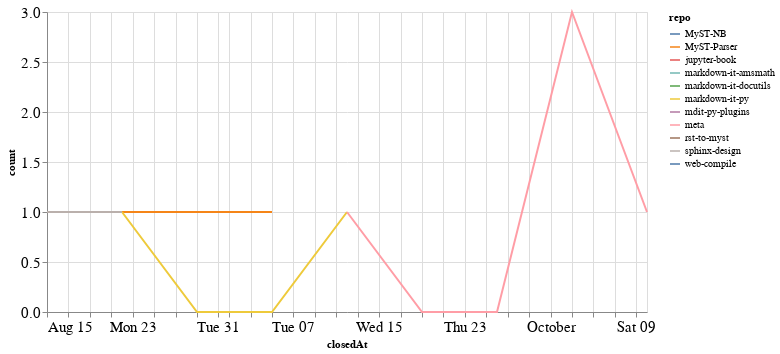

Notebook code cell kept with this figure:
### Code cell
closed_by_time = closed_by.groupby('repo').resample('W', on='closedAt').count()['author'].reset_index()
closed_by_time = closed_by_time.rename(columns={'author': 'count'})

alt.Chart(closed_by_time, width=600).mark_line().encode(
    x='closedAt',
    y='count',
    color='repo',
    tooltip="repo"
)

### Figure 1 — Vega-Lite specification as saved in the notebook (floating-point values rounded to 4 significant figures)
{"config": {"axisLeft": {"labelFontSize": 15}, "axisBottom": {"labelFontSize": 15}}, "data": {"name": "data-d010497b6698abbfe7eaf832c53e04a6"}, "mark": "line", "encoding": {"color": {"type": "nominal", "field": "repo"}, "tooltip": {"type": "nominal", "field": "repo"}, "x": {"type": "temporal", "field": "closedAt"}, "y": {"type": "quantitative", "field": "count"}}, "width": 600, "$schema": "https://vega.github.io/schema/vega-lite/v4.8.1.json", "datasets": {"data-d010497b6698abbfe7eaf832c53e04a6": [{"repo": "MyST-NB", "closedAt": "2021-10-03T00:00:00", "count": 2}, {"repo": "MyST-Parser", "closedAt": "2021-08-22T00:00:00", "count": 1}, {"repo": "MyST-Parser", "closedAt": "2021-08-29T00:00:00", "count": 1}, {"repo": "MyST-Parser", "closedAt": "2021-09-05T00:00:00", "count": 1}, {"repo": "jupyter-book", "closedAt": "2021-10-10T00:00:00", "count": 1}, {"repo": "markdown-it-amsmath", "closedAt": "2021-09-12T00:00:00", "count": 2}, {"repo": "markdown-it-docutils", "closedAt": "2021-09-12T00:00:00", "count": 1}, {"repo": "markdown-it-py", "closedAt": "2021-08-22T00:00:00", "count": 1}, {"repo": "markdown-it-py", "closedAt": "2021-08-29T00:00:00", "count": 0}, {"repo": "markdown-it-py", "closedAt": "2021-09-05T00:00:00", "count": 0}, {"repo": "markdown-it-py", "closedAt": "2021-09-12T00:00:00", "count": 1}, {"repo": "mdit-py-plugins", "closedAt": "2021-09-12T00:00:00", "count": 1}, {"repo": "meta", "closedAt": "2021-09-12T00:00:00", "count": 1}, {"repo": "meta", "closedAt": "2021-09-19T00:00:00", "count": 0}, {"repo": "meta", "closedAt": "2021-09-26T00:00:00", "count": 0}, {"repo": "meta", "closedAt": "2021-10-03T00:00:00", "count": 3}, {"repo": "meta", "closedAt": "2021-10-10T00:00:00", "count": 1}, {"repo": "rst-to-myst", "closedAt": "2021-08-22T00:00:00", "count": 2}, {"repo": "sphinx-design", "closedAt": "2021-08-15T00:00:00", "count": 1}, {"repo": "sphinx-design", "closedAt": "2021-08-22T00:00:00", "count": 1}, {"repo": "web-compile", "closedAt": "2021-09-26T00:00:00", "count": 2}]}}
